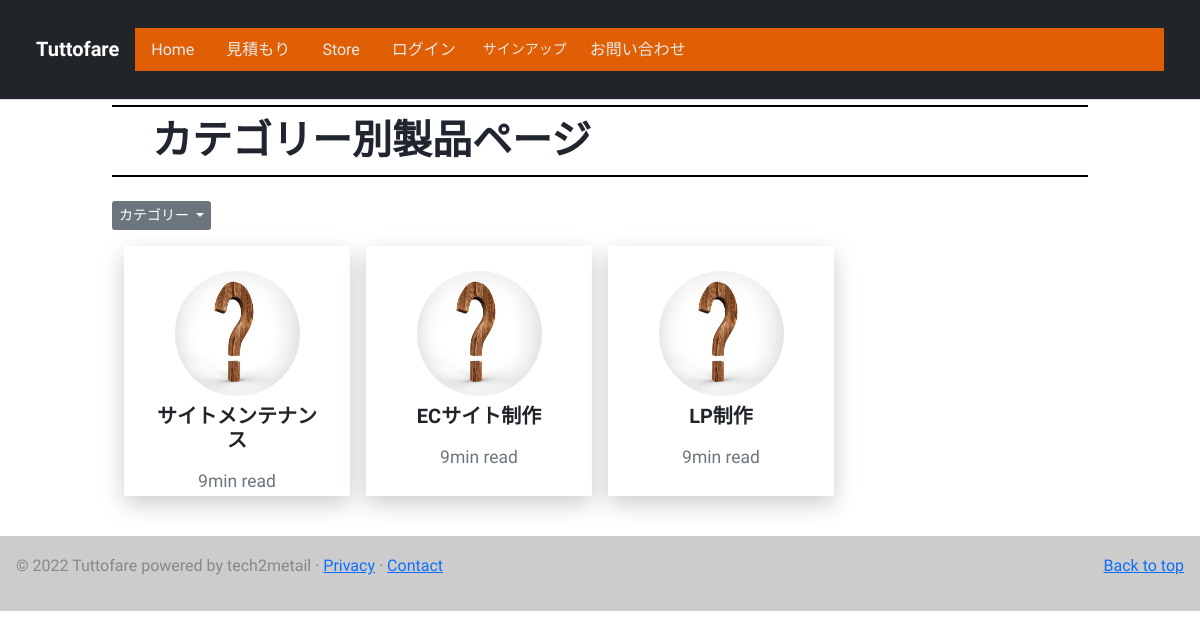
Page /store/search/web/ on the committed database.
### store/models.py (models this page shows, shortened)
class Product(models.Model):
    category = models.ForeignKey(Category, related_name='product', on_delete=models.CASCADE)
    created_by = models.ForeignKey(get_user_model(), on_delete=models.CASCADE, related_name='product_creator')
    title = models.CharField(max_length=255)
    author = models.CharField(max_length=255, default='admin')
    description = models.TextField(blank=True)
    image = models.ImageField(upload_to='store/images/',default='store/images/default.jpg')
    slug = models.SlugField(max_length=255)
    price = models.IntegerField()
    in_stock = models.BooleanField(default=True)
    is_active = models.BooleanField(default=True)
    created = models.DateTimeField(auto_now_add=True)
    updated = models.DateTimeField(auto_now=True)
    class Meta:
        verbose_name_plural = 'Products'
        ordering = ('-created',)

### store/views.py (the view)
# urls.py: path('search/<slug:category_slug>/', views.category_list,name='category_list'),
def category_list(req, category_slug):
    category = get_object_or_404(Category,slug=category_slug)
    products = Product.objects.filter(category=category)
    context = {'category': category,
               'products':products}
    return render(req,'store/products/category.html',context)

### basket/context_processors.py (called while the page is built)
def basket(request):
    return {'basket': Basket(request)}

### templates/store/products/category.html (shortened to what this page needs)
{% extends '../../mainapp/base_index.html' %}{% load static %}
{% block content%}
<div class="page-top"></div>
<div class="container" style="max-width: 1000px">
    <h1 class="page-title">カテゴリー別製品ページ</h1>
    {% include '../snippets/dropdown.html'%}
    <div class="container mt-3">
        <div class="pb-3 h5">
            <div class="row g-3">
                {% for product in products %}
                <div class="col-lg-3 col-sm-6">
                    <div class="service-item card-effect text-center">
                        <img src="{{product.image.url}}" alt="Responsice image" class="img-fluid">
                        <h5 class="mt-2"><a href="{% url 'store:product_single' product.slug %}"
                                class="text-dark text-decoration-none">{{product.title}}</a></h5>
                        <small class="text-muted">9min read</small>
                    </div>
                </div>
                {% endfor %}
            </div>
        </div>
    </div>
</div>
{%endblock%}

### static/mainapp/styles/style.css (style rules this page uses)
* { text-decoration: none; list-style: none; margin: 0; padding: 0; }
:root { --primary: #f56500; --dark: #21252f; --body: #888; --theme: rgb(13, 142, 223); --box-shadow: 0 8px 22px rgba(0, 0, 0, 0.2); }
body { margin: 0; padding: 0; width: auto; margin-left: auto; margin-right: auto; font-family: 'Sora', sans-serif; line-height: 1.7; color: var(--body); }
h1, h2, h3, h4, h5, .display-4 { color: var(--dark); font-weight: 700; }
.page-top { padding: 50px; }
.page-title { padding-left: 10px; margin-top: 5px; position: relative; padding: 0.25em 1em; border-top: solid 2px black; border-bottom: solid 2px black; }
.card-effect { box-shadow: var(--box-shadow); background-color: #fff; padding: 25px; transition: all 0.35s ease; }
::placeholder { color: orange; }
.card-effect img { height: 120px; margin-left: auto; margin-right: auto; }
.service-item { height: 250px; width: 100%; }
.service-item img { width: 125px; height: 125px; border-radius: 100%; }

### rows in the picture
Product: image (placeholder picture), title "サイトメンテナンス"
Product: image (placeholder picture), title "ECサイト制作"
Product: image (placeholder picture), title "LP制作"
